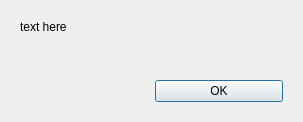
<?xml version="1.0" encoding="UTF-8"?>
<ui version="4.0">
 <class>Dialog</class>
 <widget class="QDialog" name="Dialog">
  <property name="geometry">
   <rect>
    <x>0</x>
    <y>0</y>
    <width>303</width>
    <height>122</height>
   </rect>
  </property>
  <property name="windowTitle">
   <string>Dialog</string>
  </property>
  <layout class="QGridLayout" name="gridLayout">
   <item row="0" column="0">
    <widget class="QWidget" name="widget" native="true">
     <layout class="QGridLayout" name="gridLayout_2">
      <item row="2" column="0" alignment="Qt::AlignBottom">
       <widget class="QLabel" name="label">
        <property name="text">
         <string/>
        </property>
       </widget>
      </item>
      <item row="0" column="0" alignment="Qt::AlignTop">
       <widget class="QLabel" name="label_2">
        <property name="text">
         <string>text here</string>
        </property>
       </widget>
      </item>
      <item row="2" column="1">
       <widget class="QPushButton" name="pushButton">
        <property name="text">
         <string>OK</string>
        </property>
       </widget>
      </item>
     </layout>
    </widget>
   </item>
  </layout>
 </widget>
 <resources/>
 <connections/>
</ui>
